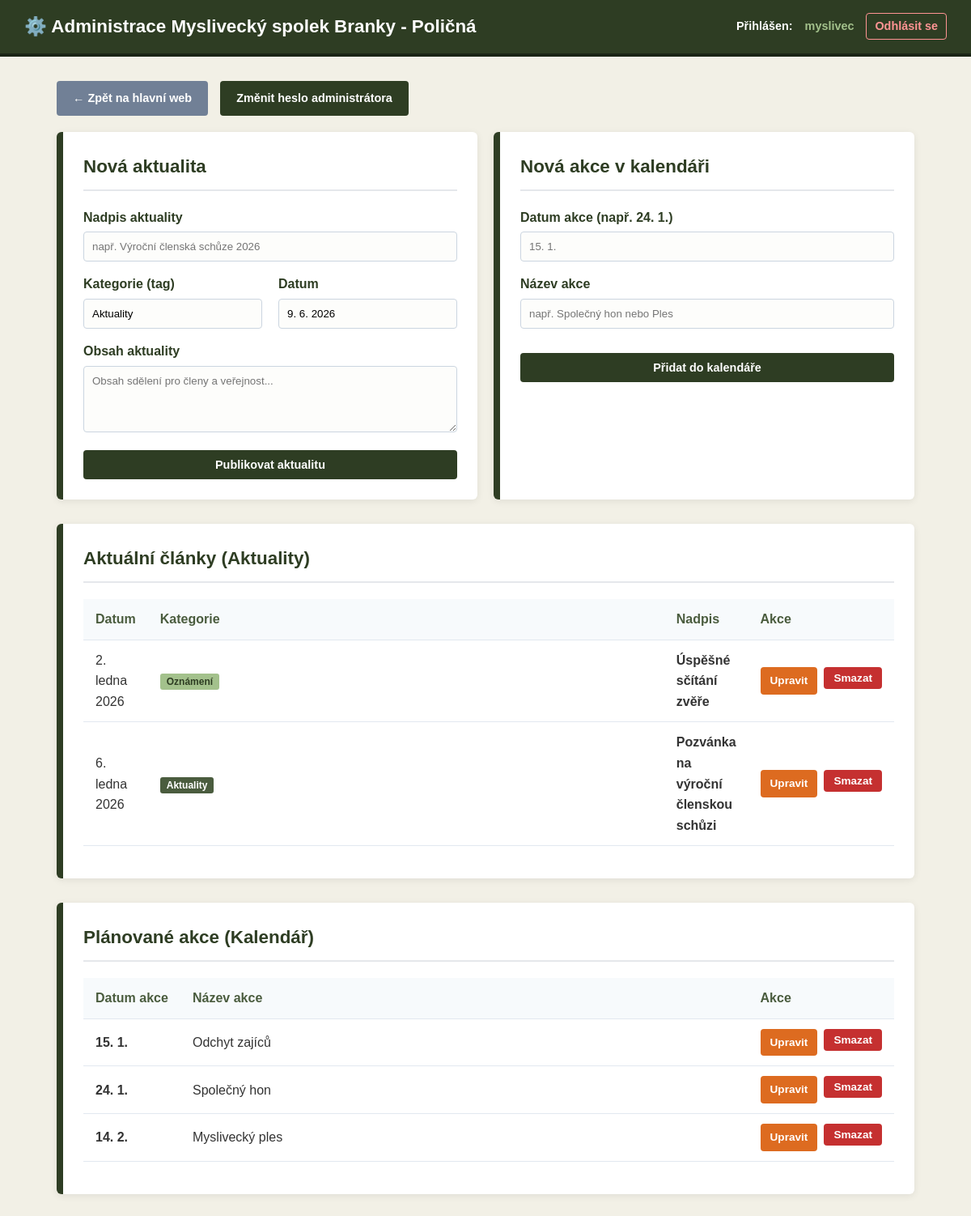
/admin.php (signed in), run on the app's committed database.
### tables this page shows
CREATE TABLE news (
        id INTEGER PRIMARY KEY AUTOINCREMENT,
        title TEXT NOT NULL,
        category_tag TEXT NOT NULL,
        published_date TEXT NOT NULL,
        content TEXT NOT NULL
    );

CREATE TABLE events (
        id INTEGER PRIMARY KEY AUTOINCREMENT,
        event_date TEXT NOT NULL,
        title TEXT NOT NULL
    );

### admin.php (the view, shortened to what this page needs)
<?php
$dbPath = __DIR__ . '/spolek.db';
try {
    $pdo = new PDO("sqlite:" . $dbPath);
    $pdo->setAttribute(PDO::ATTR_ERRMODE, PDO::ERRMODE_EXCEPTION);
} catch (PDOException $e) {
    die("Připojení k databázi selhalo: " . $e->getMessage());
}
    ?>
    <?php
$action = $_GET['action'] ?? 'dashboard';
$newsList = [];
$eventsList = [];
if ($action === 'dashboard') {
    $newsList = $pdo->query("SELECT * FROM news ORDER BY id DESC")->fetchAll(PDO::FETCH_ASSOC);
    $eventsList = $pdo->query("SELECT * FROM events ORDER BY id ASC")->fetchAll(PDO::FETCH_ASSOC);
}
$editNewsItem = null;
$editEventItem = null;
?>
<!DOCTYPE html>
<html lang="cs">
<head>
    <link rel="stylesheet" href="projekt2.css">
</head>
<body>
    <header class="admin-header">
        <h1><a href="index.php">⚙️ Administrace Myslivecký spolek Branky - Poličná</a></h1>
        <div class="admin-user-info">
            Přihlášen: <span><?= htmlspecialchars($_SESSION['admin_user']) ?></span>
            <a href="admin.php?action=logout" class="btn-logout">Odhlásit se</a>
        </div>
    </header>
    <div class="admin-container">
        <div class="admin-nav-links">
            <a href="index.php" class="btn-secondary">← Zpět na hlavní web</a>
            <?php if ($action !== 'dashboard'): ?>
                <a href="admin.php" class="btn-secondary">Zpět na přehled administrace</a>
            <?php else: ?>
                <a href="admin.php?action=change_password" class="btn-primary">Změnit heslo administrátora</a>
            <?php endif; ?>
        </div>
        <?php if ($action === 'edit_news' && $editNewsItem): ?>
            <div class="admin-card">
                <h2>Upravit aktualitu #<?= $editNewsItem['id'] ?></h2>
                <form action="admin.php" method="POST">
                    <input type="hidden" name="csrf_token" value="<?= htmlspecialchars($_SESSION['csrf_token']) ?>">
                    <input type="hidden" name="id" value="<?= $editNewsItem['id'] ?>">
                    <div class="form-control">
                        <label for="news_title">Nadpis aktuality</label>
                        <input type="text" id="news_title" name="title" value="<?= htmlspecialchars($editNewsItem['title']) ?>" required>
                    </div>
                    <div class="form-grid">
                        <div class="form-control">
                            <label for="news_category">Kategorie (tag)</label>
                            <input type="text" id="news_category" name="category_tag" value="<?= htmlspecialchars($editNewsItem['category_tag']) ?>" required>
                        </div>
                        <div class="form-control">
                            <label for="news_date">Datum publikace</label>
                            <input type="text" id="news_date" name="published_date" value="<?= htmlspecialchars($editNewsItem['published_date']) ?>" required>
                        </div>
                    </div>
                    <div class="form-control">
                        <label for="news_content">Obsah aktuality</label>
                        <textarea id="news_content" name="content" rows="8" required><?= htmlspecialchars($editNewsItem['content']) ?></textarea>
                    </div>
                    <div class="flex-buttons">
                        <button type="submit" name="update_news" class="btn-primary">Uložit změny</button>
                        <a href="admin.php" class="btn-secondary">Zrušit</a>
                    </div>
                </form>
            </div>
        <?php else: ?>
            <div class="form-grid">
                <div class="admin-card">
                    <h2>Nová aktualita</h2>
                    <form action="admin.php" method="POST">
                        <div class="form-control">
                            <label for="new_news_title">Nadpis aktuality</label>
                            <input type="text" id="new_news_title" name="title" placeholder="např. Výroční členská schůze 2026" required>
                        </div>
                        <div class="form-grid u-gap-10">
                            <div class="form-control">
                                <label for="new_news_category">Kategorie (tag)</label>
                                <input type="text" id="new_news_category" name="category_tag" value="Aktuality" required>
                            </div>
                            <div class="form-control">
                                <label for="new_news_date">Datum</label>
                                <input type="text" id="new_news_date" name="published_date" value="<?= date('j. n. Y') ?>" required>
                            </div>
                        </div>
                        <div class="form-control">
                            <label for="new_news_content">Obsah aktuality</label>
                            <textarea id="new_news_content" name="content" rows="4" placeholder="Obsah sdělení pro členy a veřejnost..." required></textarea>
                        </div>
                        <button type="submit" name="add_news" class="btn-primary u-w-100">Publikovat aktualitu</button>
                    </form>
                </div>
                <div class="admin-card">
                    <h2>Nová akce v kalendáři</h2>
                    <form action="admin.php" method="POST">
                        <div class="form-control">
                            <label for="new_event_date">Datum akce (např. 24. 1.)</label>
                            <input type="text" id="new_event_date" name="event_date" placeholder="15. 1." required>
                        </div>
                        <div class="form-control">
                            <label for="new_event_title">Název akce</label>
                            <input type="text" id="new_event_title" name="event_title" placeholder="např. Společný hon nebo Ples" required>
                        </div>
                        <button type="submit" name="add_event" class="btn-primary u-w-100 u-mt-15">Přidat do kalendáře</button>
                    </form>
                </div>
            </div>
            <div class="admin-card">
                <h2>Aktuální články (Aktuality)</h2>
                <?php if (!empty($newsList)): ?>
                    <table class="crud-table">
                        <thead>
                            <tr>
                                <th class="u-w-80">Datum</th>
                                <th class="u-w-100">Kategorie</th>
                                <th>Nadpis</th>
                                <th class="u-w-160 u-text-right">Akce</th>
                            </tr>
                        </thead>
                        <tbody>
                            <?php foreach ($newsList as $news): ?>
                                <tr>
                                    <td><?= htmlspecialchars($news['published_date']) ?></td>
                                    <td><span class="category-badge <?= $news['category_tag'] !== 'Aktuality' ? 'secondary' : '' ?>"><?= htmlspecialchars($news['category_tag']) ?></span></td>
                                    <td><strong><?= htmlspecialchars($news['title']) ?></strong></td>
                                    <td class="u-text-right">
                                        <div class="flex-buttons" class="u-justify-end">
                                            <a href="admin.php?action=edit_news&id=<?= $news['id'] ?>" class="btn-edit">Upravit</a>
                                            <form action="admin.php" method="POST" onsubmit="return confirm('Opravdu chcete smazat tuto aktualitu?');" class="u-inline">
                                                <button type="submit" name="delete_news" class="btn-danger">Smazat</button>
                                            </form>
                                        </div>
                                    </td>
                                </tr>
                            <?php endforeach; ?>
                        </tbody>
                    </table>
                <?php else: ?>
                    <p>Žádné aktuality v databázi.</p>
                <?php endif; ?>
            </div>
            <div class="admin-card">
                <h2>Plánované akce (Kalendář)</h2>
                <?php if (!empty($eventsList)): ?>
                    <table class="crud-table">
                        <thead>
                            <tr>
                                <th class="u-w-120">Datum akce</th>
                                <th>Název akce</th>
                                <th class="u-w-160 u-text-right">Akce</th>
                            </tr>
                        </thead>
                        <tbody>
                            <?php foreach ($eventsList as $event): ?>
                                <tr>
                                    <td><strong><?= htmlspecialchars($event['event_date']) ?></strong></td>
                                    <td><?= htmlspecialchars($event['title']) ?></td>
                                    <td class="u-text-right">
                                        <div class="flex-buttons" class="u-justify-end">
                                            <a href="admin.php?action=edit_event&id=<?= $event['id'] ?>" class="btn-edit">Upravit</a>
                                            <form action="admin.php" method="POST" onsubmit="return confirm('Opravdu chcete smazat tuto akci?');" class="u-inline">
                                                <button type="submit" name="delete_event" class="btn-danger">Smazat</button>
                                            </form>
                                        </div>
                                    </td>
                                </tr>
                            <?php endforeach; ?>
                        </tbody>
                    </table>
                <?php else: ?>
                    <p>Žádné plánované akce v databázi.</p>
                <?php endif; ?>
            </div>
        <?php endif; ?>
    </div>
</body>
</html>

### projekt2.css (style rules this page uses)
* { box-sizing: border-box; margin: 0; padding: 0; }
body { font-family: Arial, sans-serif; background-color: #f2f0e6; color: #333; line-height: 1.6; }
.admin-header { background-color: #2e3d23; color: white; padding: 15px 30px; display: flex; justify-content: space-between; align-items: center; border-bottom: 4px solid #1a2416; }
.admin-header h1 { margin: 0; font-size: 1.4rem; }
.admin-header h1 a { color: white; text-decoration: none; }
.admin-user-info { font-size: 0.9rem; font-weight: bold; display: flex; align-items: center; gap: 15px; }
.admin-user-info span { color: #a3c18c; }
.btn-logout { color: #ff9494; text-decoration: none; border: 1px solid #ff9494; padding: 4px 10px; border-radius: 4px; transition: all 0.3s; }
.admin-container { max-width: 1100px; margin: 30px auto; padding: 0 20px; }
.admin-nav-links { margin-bottom: 20px; display: flex; gap: 15px; }
.admin-card { background: white; padding: 25px; margin-bottom: 30px; border-radius: 6px; border-left: 8px solid #2e3d23; box-shadow: 0 2px 10px rgba(0,0,0,0.08); }
.admin-card h2 { color: #2e3d23; border-bottom: 2px solid #e5e7eb; padding-bottom: 10px; margin-bottom: 20px; margin-top: 0; display: flex; justify-content: space-between; align-items: center; font-size: 1.4rem; }
.btn-primary { background: #2e3d23; color: white; padding: 10px 20px; border: none; border-radius: 4px; cursor: pointer; font-weight: bold; text-decoration: none; transition: background 0.2s; display: inline-block; font-size: 0.9rem; }
.btn-danger { background: #c53030; color: white; padding: 6px 12px; border: none; border-radius: 4px; cursor: pointer; font-weight: bold; text-decoration: none; transition: background 0.2s; display: inline-block; font-size: 0.85rem; }
.btn-edit { background: #dd6b20; color: white; padding: 6px 12px; border: none; border-radius: 4px; cursor: pointer; font-weight: bold; text-decoration: none; transition: background 0.2s; display: inline-block; font-size: 0.85rem; }
.btn-secondary { background: #718096; color: white; padding: 10px 20px; border: none; border-radius: 4px; cursor: pointer; font-weight: bold; text-decoration: none; transition: background 0.2s; display: inline-block; font-size: 0.9rem; }
.crud-table { width: 100%; border-collapse: collapse; margin-top: 15px; margin-bottom: 15px; }
.crud-table th, .crud-table td { padding: 12px 15px; text-align: left; border-bottom: 1px solid #e2e8f0; }
.crud-table th { background-color: #f7fafc; color: #4a5c3e; font-weight: bold; }
.form-grid { display: grid; grid-template-columns: 1fr 1fr; gap: 20px; }
.form-control { margin-bottom: 15px; }
.form-control label { display: block; font-weight: bold; margin-bottom: 5px; color: #2e3d23; }
.form-control input, .form-control textarea, .form-control select { width: 100%; padding: 10px; border: 1px solid #cbd5e0; border-radius: 4px; background-color: #fdfdfb; box-sizing: border-box; font-family: inherit; }
.category-badge { background: #4a5c3e; color: white; padding: 3px 8px; font-size: 0.75rem; border-radius: 3px; font-weight: bold; }
.category-badge.secondary { background: #a3c18c; color: #2e3d23; }
.flex-buttons { display: flex; gap: 8px; }
.u-w-100 { width: 100%; }
.u-w-80 { width: 80px; }
.u-w-120 { width: 120px; }
.u-w-160 { width: 160px; }
.u-mt-15 { margin-top: 15px; }
.u-gap-10 { gap: 10px; }
.u-text-right { text-align: right; }
.u-inline { display: inline; }

### data on the page
news: published_date "2. ledna 2026", category_tag "Oznámení", title "Úspěšné sčítání zvěře"
news: published_date "6. ledna 2026", category_tag "Aktuality", title "Pozvánka na výroční členskou schůzi"
events: event_date "15. 1.", title "Odchyt zajíců"
events: event_date "24. 1.", title "Společný hon"
events: event_date "14. 2.", title "Myslivecký ples"

### other printed values
$_SESSION['admin_user'] "myslivec"
